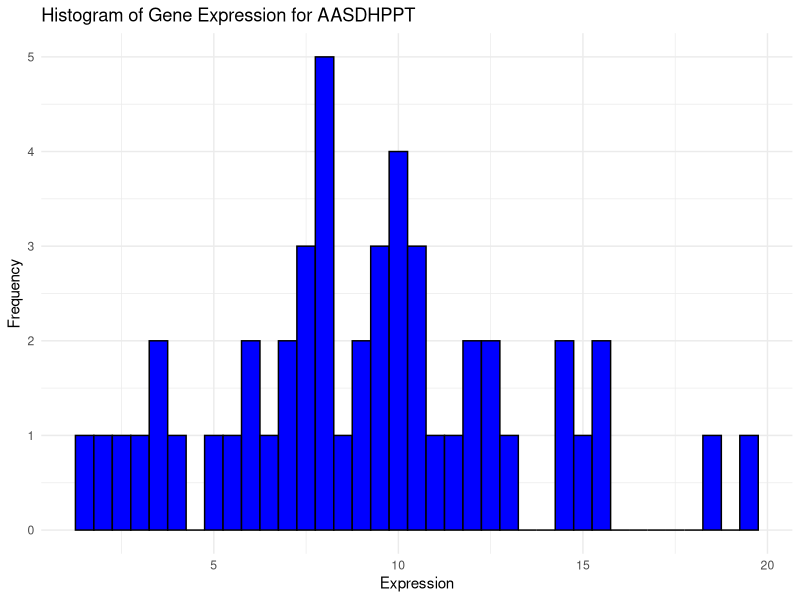
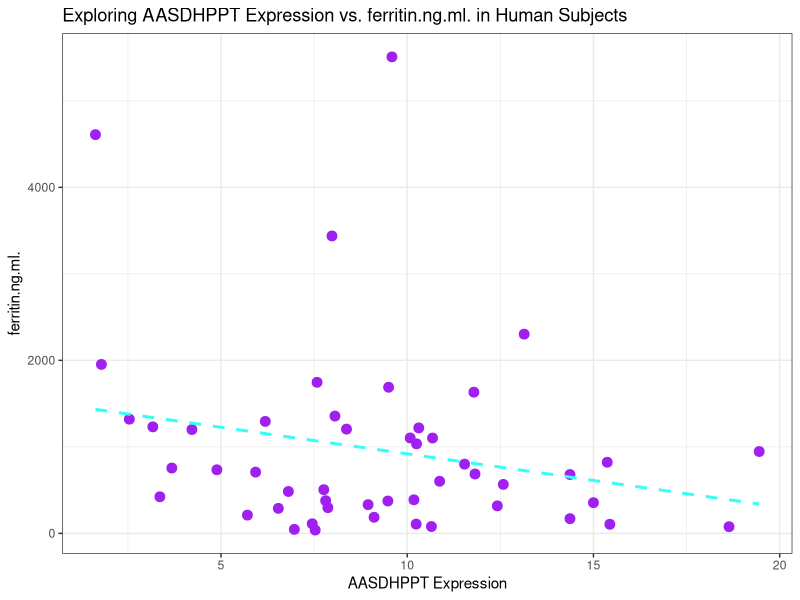
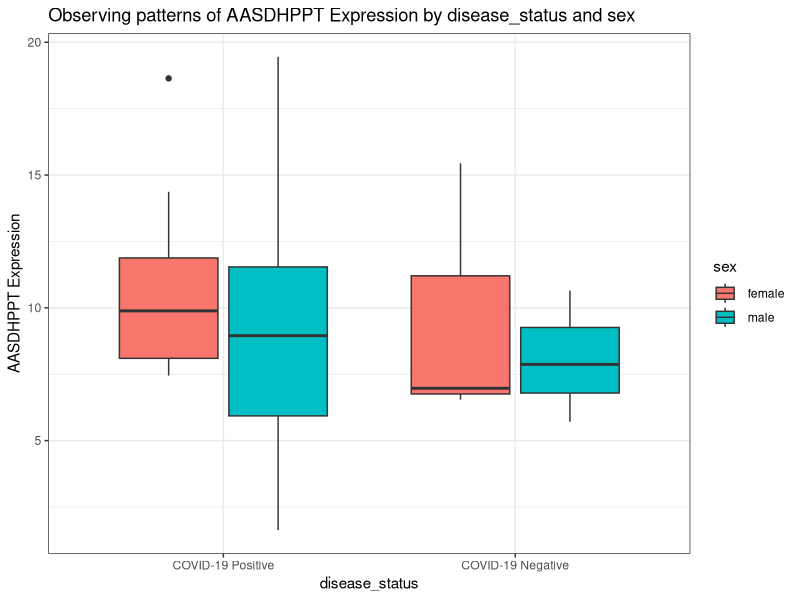
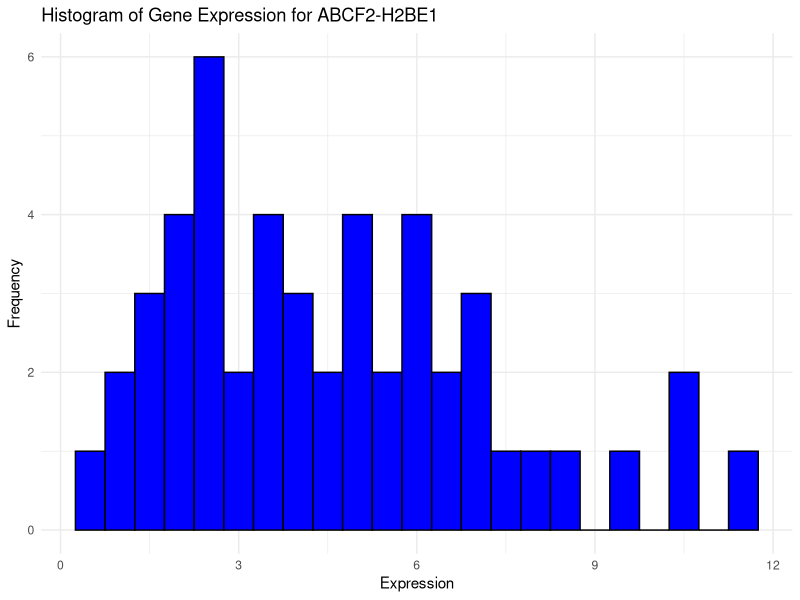
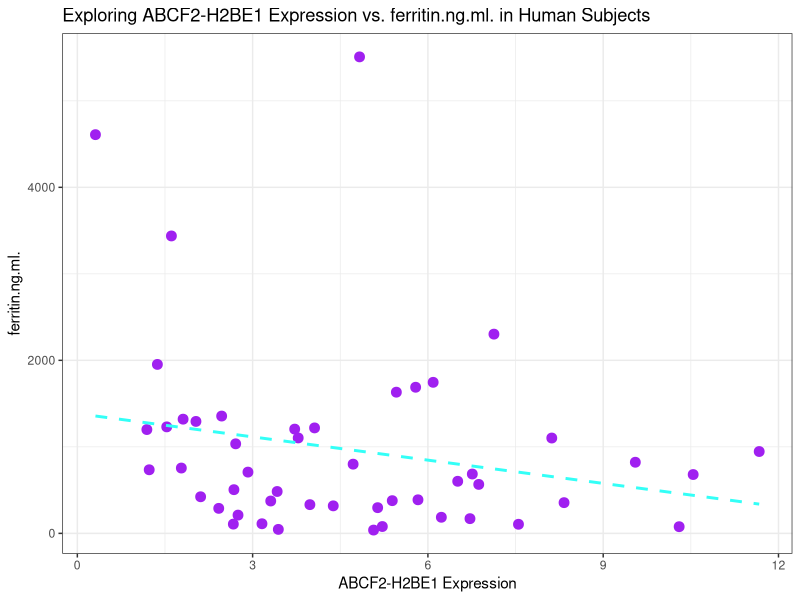
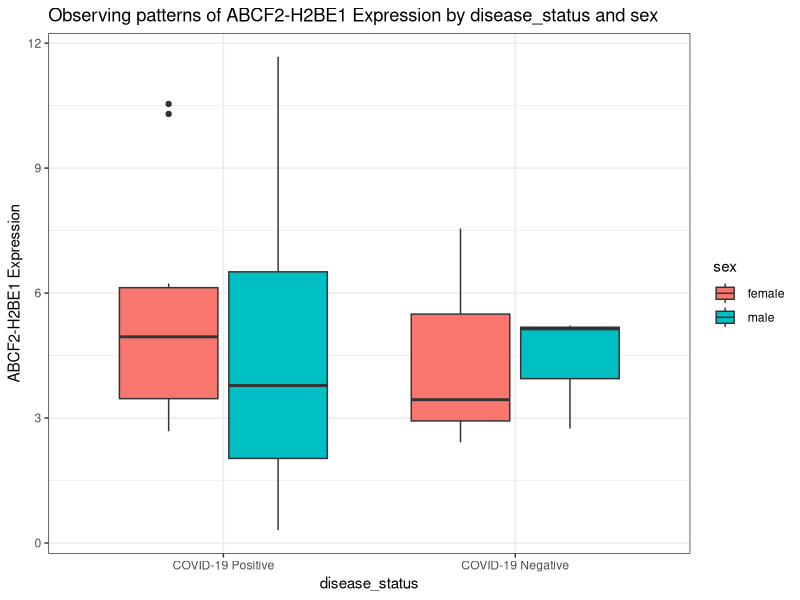
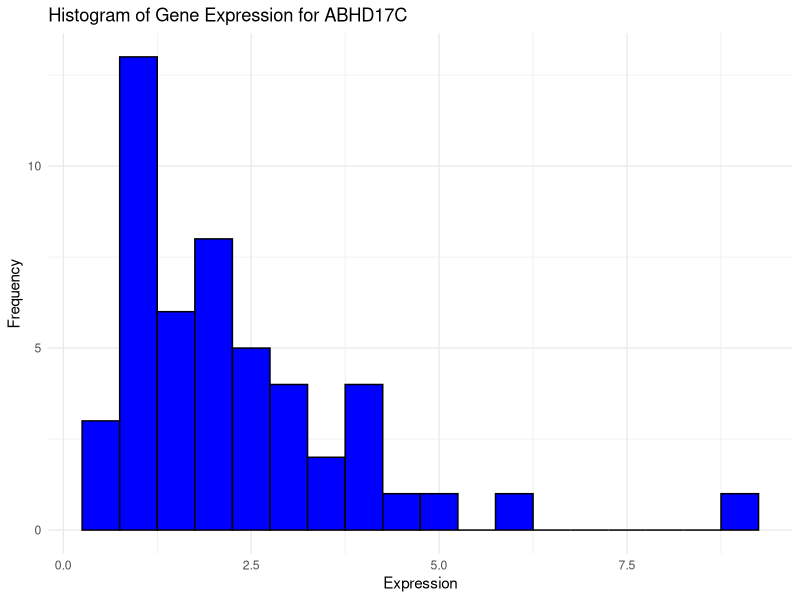
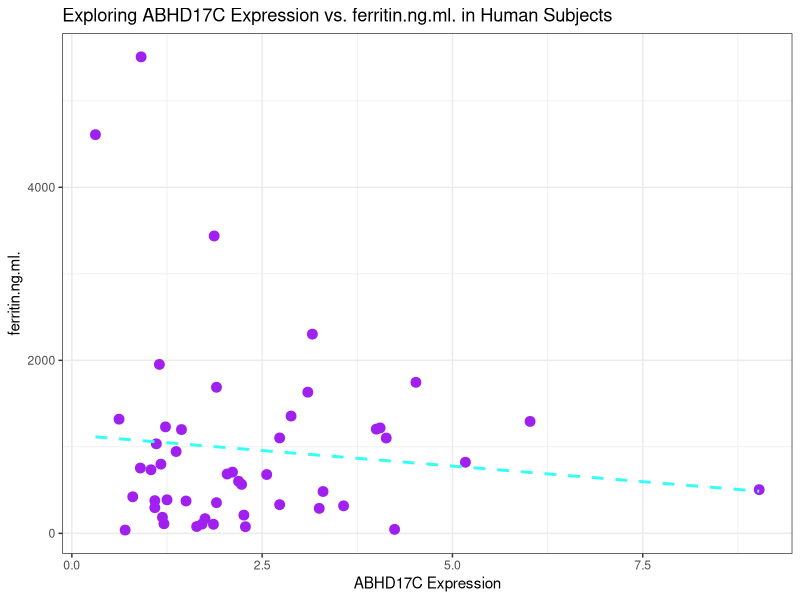

Recreate these plots in R, in order.
## ---- chunk 1
# Loading in all required packages
library(readr)
library(dplyr)
library(ggplot2)
library(tibble)
library(tidyr)
library(dplyr)
## ---- chunk 2
# loading in my cleaned dataset from submission 1
all_data <- read.csv('all_data.csv')
## ---- chunk 3
# Loading necessary libraries
library(ggplot2)
library(dplyr)
library(tidyr)
library(tidyverse)

# Using rlang package for the sym function that is required to make a function that can take parameters and 
# properly access the columns
# had issues with this functionality but did research and found the resource below
#https://stackoverflow.com/questions/57136322/what-does-the-operator-mean-in-r-particularly-in-the-context-symx
library(rlang)

# Define the function
# a lot of the code below are plots that I used from submission 1
plot_genes <- function(df, gene_name, continuous_covariate,categorical_covariate1,categorical_covariate2) {
  
  # plotting histogram of gene expression 
  data <- df %>%
    filter(gene == gene_name) %>%
    select(participant_id, gene,expression, 
           continuous_covariate, categorical_covariate1, 
           categorical_covariate2)  %>%
    mutate(
      expression = as.numeric(expression),
      continuous_covariate = as.numeric(!!sym(continuous_covariate))  # Convert to numeric
    ) 
  
  # building histogram to show gene expression
  expression_hist <- ggplot(data, aes(x =as.numeric(expression))) +
    geom_histogram(binwidth = 0.5, color = "black", fill = "blue") +
    labs(title = sprintf("Histogram of Gene Expression for %s", gene_name), # using sprintf to add gene name
         x = "Expression",
         y = "Frequency") +
    theme_minimal() #choosing preferred theme
  print(expression_hist)
  
  # creating a scatterplot that observes expression vs. a continuous covariate
  scatter_plot <- ggplot(data, aes(x = expression, y = continuous_covariate)) +
    geom_point(color = "purple",size = 3)  + #increasing size of the data points on the graph
    geom_smooth(method = "lm", se = FALSE, color = "#33FFF7",linetype = "dashed") +
    labs(title = sprintf("Exploring %s Expression vs. %s in Human Subjects",gene_name, continuous_covariate),
       x= sprintf("%s Expression", gene_name) ,
       y = continuous_covariate) +
    theme_bw() # changing to preferred theme 
  print(scatter_plot)
  
  # boxplot of gene expression vs. two categorical covariates
  categorical_boxplot<- ggplot(data, aes(x = !!sym(categorical_covariate1), y = as.numeric(expression), 
                                         fill = !!sym(categorical_covariate2))) +
    geom_boxplot() +
    scale_x_discrete(labels = c("disease state: COVID-19" = "COVID-19 Positive", 
                                "disease state: non-COVID-19" = "COVID-19 Negative"))+ 
    # changing the x values to visually cleaner/shorter ones
    labs(title = sprintf("Observing patterns of %s Expression by %s and %s",gene_name,categorical_covariate1, categorical_covariate2), 
         x= categorical_covariate1 ,y = sprintf("%s Expression",gene_name), fill = categorical_covariate2) + #adding labels and titles to the graph
    theme_bw() # changing to preferred theme
  print(categorical_boxplot)
}
## ---- chunk 4
# List of genes to analyze
genes_to_analyze <- c("AASDHPPT", "ABCF2-H2BE1", "ABHD17C")  # choosing three genes to run my function on

# Choosing the continuous and categorical covariates
continuous_covariate <- "ferritin.ng.ml." 
categorical_covariate1 <- "disease_status"
categorical_covariate2 <- "sex"

# Call the function with the data and parameters
for (gene in genes_to_analyze) {
  # looping through all the genes and calling my function
  plot_genes(all_data, gene, continuous_covariate,categorical_covariate1,categorical_covariate2)
}
